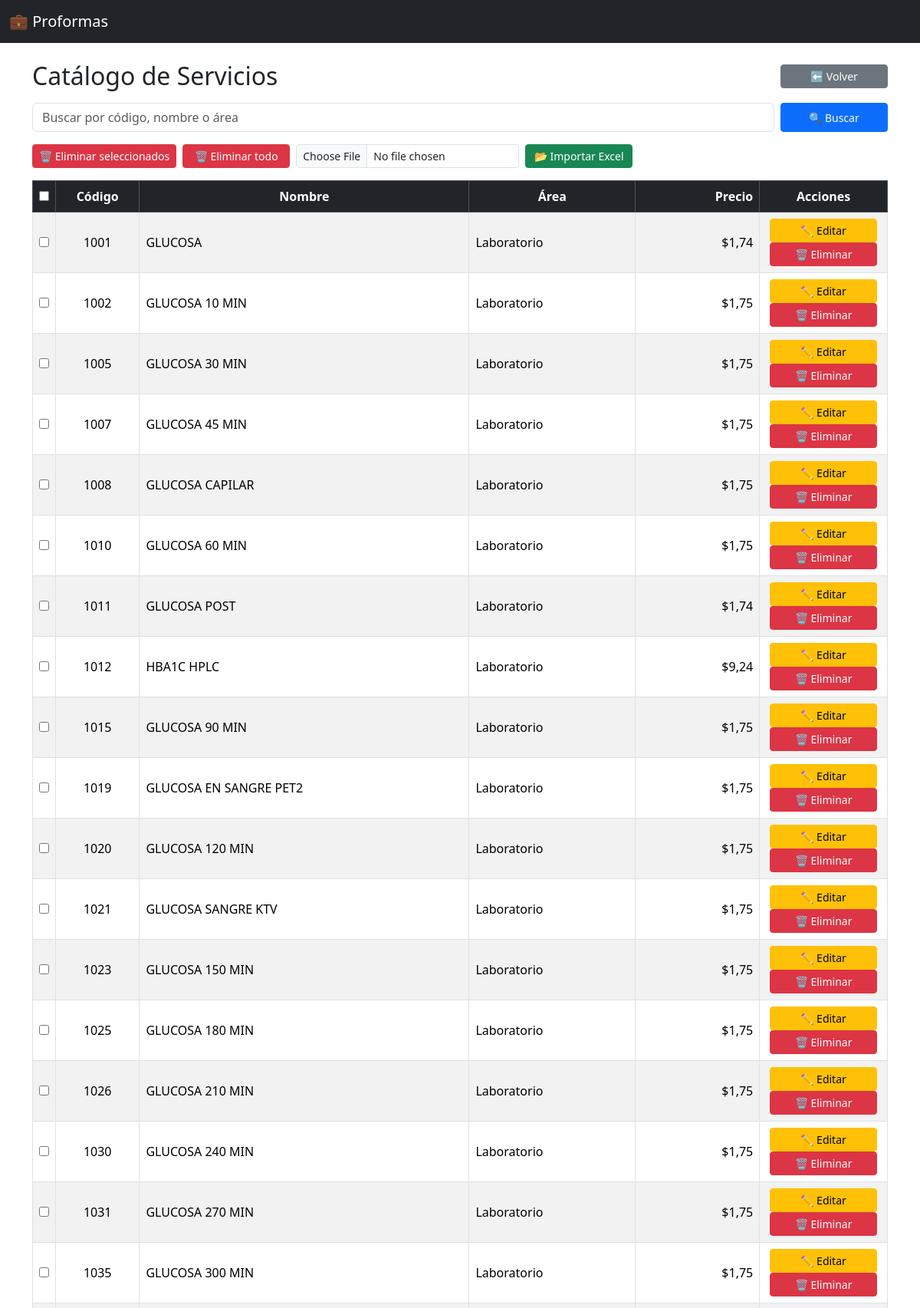
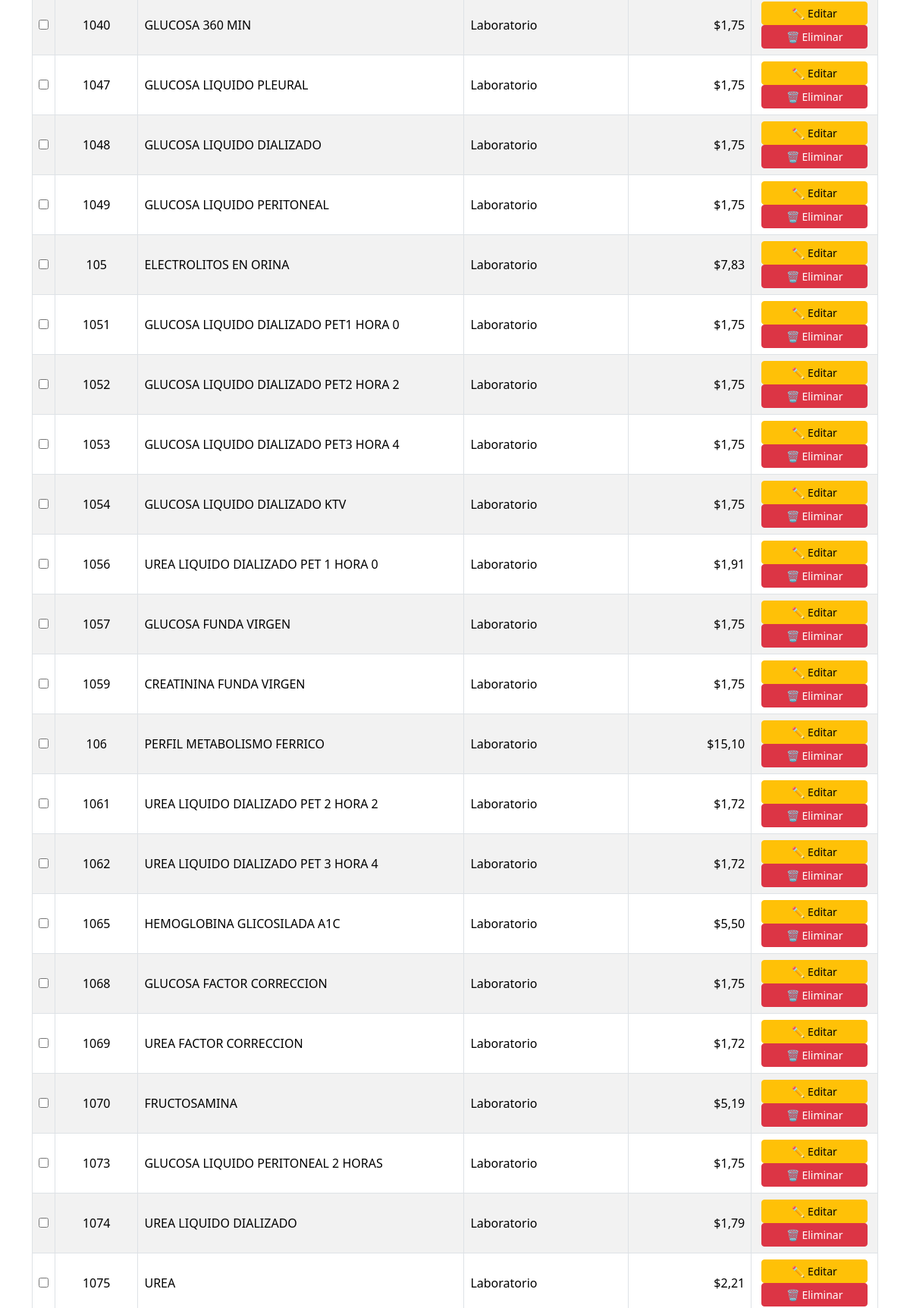
Screenshot of /catalogo/ (upper part) with the database file from the repository (2 pictures, top to bottom).
### catalogo/models.py (models this page shows, shortened)
class Servicio(models.Model):
    codigo = models.CharField(max_length=20, unique=True)
    nombre = models.CharField(max_length=255)
    area = models.CharField(max_length=100, blank=True, null=True)
    costo_base = models.DecimalField(max_digits=10, decimal_places=2)
    pvp_sugerido = models.DecimalField(max_digits=10, decimal_places=2)
    pvp_corporativo = models.DecimalField(max_digits=10, decimal_places=2, blank=True, null=True)
    porcentaje_ganancia = models.DecimalField(max_digits=5, decimal_places=2, help_text="Ej: 30 para 30%")
    activo = models.BooleanField(default=True)

### catalogo/views.py (the view)
# urls.py: path("", views.servicio_list, name="servicio_list"),
def servicio_list(request):
    query = request.GET.get("q", "")
    if query:
        servicios = Servicio.objects.filter(
            Q(nombre__icontains=query) |
            Q(codigo__icontains=query) |
            Q(area__icontains=query)
        )
    else:
        servicios = Servicio.objects.all()
    paginator = Paginator(servicios.order_by("codigo"), 50)
    page_number = request.GET.get("page")
    page_obj = paginator.get_page(page_number)
    return render(request, "catalogo/servicio_list.html", {
        "servicios": page_obj.object_list,
        "page_obj": page_obj,
        "query": query,
    })

### catalogo/templates/catalogo/servicio_list.html (shortened to what this page needs)
{% extends "base.html" %}
{% block content %}
<div class="d-flex justify-content-between align-items-center mb-3">
  <h2 class="mb-0">Catálogo de Servicios</h2>
  <a href="{% url 'proforma_list' %}" class="btn btn-secondary btn-sm">⬅ Volver</a>
</div>
<form method="get" class="d-flex mb-3">
  <input type="text" name="q" class="form-control me-2" placeholder="Buscar por código, nombre o área" value="{{ query }}">
  <button type="submit" class="btn btn-primary btn-sm">🔍 Buscar</button>
</form>
<div class="mb-3 d-flex gap-2 flex-wrap">
  <form method="post" action="{% url 'servicio_bulk_delete' %}">
    <button type="submit" class="btn btn-danger btn-sm" onclick="return confirm('¿Eliminar los seleccionados?');">🗑 Eliminar seleccionados</button>
  </form>
  <a href="{% url 'servicio_delete_all' %}" class="btn btn-danger btn-sm" onclick="return confirm('⚠️ Esto eliminará toda la base. ¿Seguro?');">🗑 Eliminar todo</a>
  <form method="post" action="{% url 'importar_catalogo' %}" enctype="multipart/form-data" class="d-flex gap-2">
    <input type="file" name="archivo" accept=".xlsx" required class="form-control form-control-sm">
    <button type="submit" class="btn btn-success btn-sm">📂 Importar Excel</button>
  </form>
</div>
<form method="post" action="{% url 'servicio_bulk_delete' %}">
  <table class="table table-striped table-hover table-bordered align-middle">
    <thead class="table-dark text-center">
      <tr>
        <th><input type="checkbox" id="select-all"></th>
        <th style="width:10%;">Código</th>
        <th style="width:40%;">Nombre</th>
        <th style="width:20%;">Área</th>
        <th style="width:15%; text-align:right;">Precio</th>
        <th style="width:15%;">Acciones</th>
      </tr>
    </thead>
    <tbody>
      {% for s in servicios %}
      <tr>
        <td class="text-center"><input type="checkbox" name="seleccionados" value="{{ s.id }}"></td>
        <td class="text-center">{{ s.codigo }}</td>
        <td>{{ s.nombre }}</td>
        <td>{{ s.area }}</td>
        <td class="text-end">${{ s.pvp_sugerido }}</td>
        <td class="text-center">
          <button type="button" class="btn btn-warning btn-sm" data-bs-toggle="modal" data-bs-target="#modalEditar{{ s.id }}">✏️ Editar</button>
          <a href="{% url 'servicio_delete' s.pk %}" class="btn btn-danger btn-sm" onclick="return confirm('¿Eliminar {{ s.nombre }}?');">🗑 Eliminar</a>
        </td>
      </tr>
      {% empty %}
      <tr><td colspan="6" class="text-center">No hay servicios registrados.</td></tr>
      {% endfor %}
    </tbody>
  </table>
</form>
{% endblock %}

### catalogo/templates/catalogo/servicio_list.html (style rules this page uses)
.btn-sm { min-width: 140px; }

### rows the page displays
Servicio: codigo "1001", nombre "GLUCOSA", area "Laboratorio", pvp_sugerido "1,74"
Servicio: codigo "1002", nombre "GLUCOSA 10 MIN", area "Laboratorio", pvp_sugerido "1,75"
Servicio: codigo "1005", nombre "GLUCOSA 30 MIN", area "Laboratorio", pvp_sugerido "1,75"
Servicio: codigo "1007", nombre "GLUCOSA 45 MIN", area "Laboratorio", pvp_sugerido "1,75"
Servicio: codigo "1008", nombre "GLUCOSA CAPILAR", area "Laboratorio", pvp_sugerido "1,75"
Servicio: codigo "1010", nombre "GLUCOSA 60 MIN", area "Laboratorio", pvp_sugerido "1,75"
Servicio: codigo "1011", nombre "GLUCOSA POST", area "Laboratorio", pvp_sugerido "1,74"
Servicio: codigo "1012", nombre "HBA1C HPLC", area "Laboratorio", pvp_sugerido "9,24"
Servicio: codigo "1015", nombre "GLUCOSA 90 MIN", area "Laboratorio", pvp_sugerido "1,75"
Servicio: codigo "1019", nombre "GLUCOSA EN SANGRE PET2", area "Laboratorio", pvp_sugerido "1,75"
Servicio: codigo "1020", nombre "GLUCOSA 120 MIN", area "Laboratorio", pvp_sugerido "1,75"
Servicio: codigo "1021", nombre "GLUCOSA SANGRE KTV", area "Laboratorio", pvp_sugerido "1,75"
Servicio: codigo "1023", nombre "GLUCOSA 150 MIN", area "Laboratorio", pvp_sugerido "1,75"
Servicio: codigo "1025", nombre "GLUCOSA 180 MIN", area "Laboratorio", pvp_sugerido "1,75"
Servicio: codigo "1026", nombre "GLUCOSA 210 MIN", area "Laboratorio", pvp_sugerido "1,75"
Servicio: codigo "1030", nombre "GLUCOSA 240 MIN", area "Laboratorio", pvp_sugerido "1,75"
Servicio: codigo "1031", nombre "GLUCOSA 270 MIN", area "Laboratorio", pvp_sugerido "1,75"
Servicio: codigo "1035", nombre "GLUCOSA 300 MIN", area "Laboratorio", pvp_sugerido "1,75"
Servicio: codigo "1040", nombre "GLUCOSA 360 MIN", area "Laboratorio", pvp_sugerido "1,75"
Servicio: codigo "1047", nombre "GLUCOSA LIQUIDO PLEURAL", area "Laboratorio", pvp_sugerido "1,75"
Servicio: codigo "1048", nombre "GLUCOSA LIQUIDO DIALIZADO", area "Laboratorio", pvp_sugerido "1,75"
Servicio: codigo "1049", nombre "GLUCOSA LIQUIDO PERITONEAL", area "Laboratorio", pvp_sugerido "1,75"
Servicio: codigo "105", nombre "ELECTROLITOS EN ORINA", area "Laboratorio", pvp_sugerido "7,83"
Servicio: codigo "1051", nombre "GLUCOSA LIQUIDO DIALIZADO PET1 HORA 0", area "Laboratorio", pvp_sugerido "1,75"
Servicio: codigo "1052", nombre "GLUCOSA LIQUIDO DIALIZADO PET2 HORA 2", area "Laboratorio", pvp_sugerido "1,75"
Servicio: codigo "1053", nombre "GLUCOSA LIQUIDO DIALIZADO PET3 HORA 4", area "Laboratorio", pvp_sugerido "1,75"
Servicio: codigo "1054", nombre "GLUCOSA LIQUIDO DIALIZADO KTV", area "Laboratorio", pvp_sugerido "1,75"
Servicio: codigo "1056", nombre "UREA LIQUIDO DIALIZADO PET 1 HORA 0", area "Laboratorio", pvp_sugerido "1,91"
Servicio: codigo "1057", nombre "GLUCOSA FUNDA VIRGEN", area "Laboratorio", pvp_sugerido "1,75"
Servicio: codigo "1059", nombre "CREATININA FUNDA VIRGEN", area "Laboratorio", pvp_sugerido "1,75"
Servicio: codigo "106", nombre "PERFIL METABOLISMO FERRICO", area "Laboratorio", pvp_sugerido "15,10"
Servicio: codigo "1061", nombre "UREA LIQUIDO DIALIZADO PET 2 HORA 2", area "Laboratorio", pvp_sugerido "1,72"
Servicio: codigo "1062", nombre "UREA LIQUIDO DIALIZADO PET 3 HORA 4", area "Laboratorio", pvp_sugerido "1,72"
Servicio: codigo "1065", nombre "HEMOGLOBINA GLICOSILADA A1C", area "Laboratorio", pvp_sugerido "5,50"
Servicio: codigo "1068", nombre "GLUCOSA FACTOR CORRECCION", area "Laboratorio", pvp_sugerido "1,75"
Servicio: codigo "1069", nombre "UREA FACTOR CORRECCION", area "Laboratorio", pvp_sugerido "1,72"
Servicio: codigo "1070", nombre "FRUCTOSAMINA", area "Laboratorio", pvp_sugerido "5,19"
Servicio: codigo "1073", nombre "GLUCOSA LIQUIDO PERITONEAL 2 HORAS", area "Laboratorio", pvp_sugerido "1,75"
Servicio: codigo "1074", nombre "UREA LIQUIDO DIALIZADO", area "Laboratorio", pvp_sugerido "1,79"
Servicio: codigo "1075", nombre "UREA", area "Laboratorio", pvp_sugerido "2,21"
